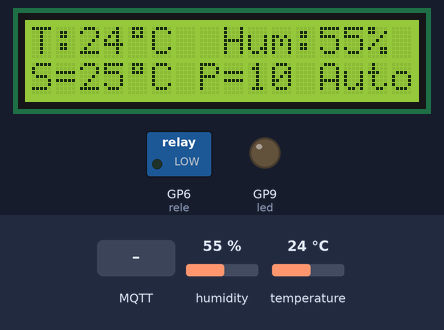
The program below on a simulated Raspberry Pi Pico running MicroPython. Parts: 16×2 character LCD, switched loads named in the program (green lamp = pin HIGH), output pins drawn as LEDs (lit = HIGH). The inputs (shaded band) are chosen by the test bench; at power-on: humidity 55 %, temperature 24 °C. WiFi joins after 1.5 s; files the program writes start out absent; no MQTT or app messages arrive unless stated; values from a settings file that is not in the repository are placeholders; files that are not in the repository are absent; library files of the repository ran but are not shown: lcd_api.py, pico_i2c_lcd.py; what the program prints to the serial console is not drawn.

Above: at 4.2 s.
4.3 s: MQTT message "0" arrives on the first subscribed topic
At 5.0 s:
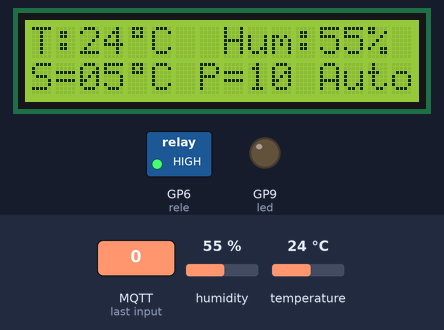
5.8 s: humidity set to 22 %
At 14.3 s:
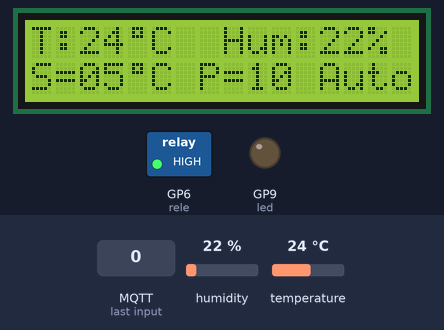
15.1 s: temperature set to 12 °C
At 24.9 s:
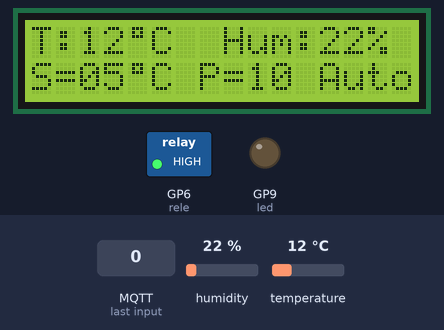
25.2 s: MQTT message "1" arrives on the first subscribed topic
At 25.8 s:
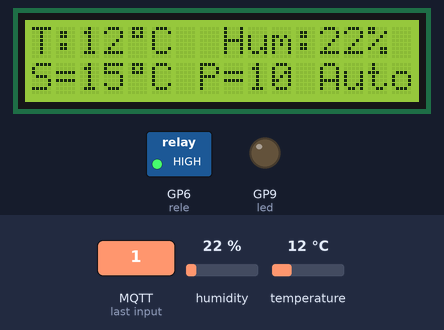
26.7 s: humidity set to 40 %
At 34.6 s:
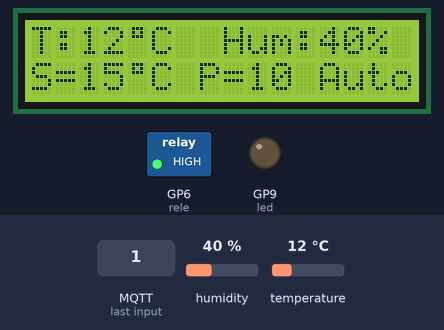
35.2 s: temperature set to 19 °C
At 44.2 s:
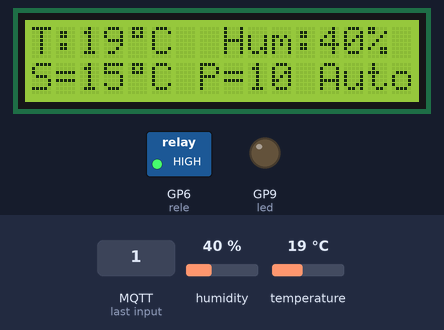
Timing chart, 0 to 45.7 s (numbered marks = the images above; inputs shaded):
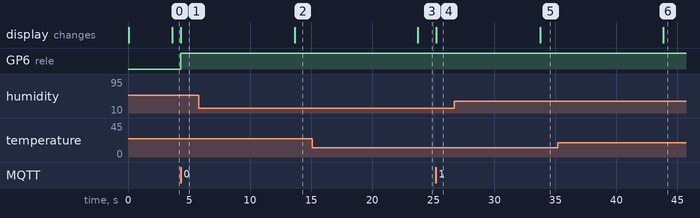

Measured:
- after the input at 4.3 s, GP6 (rele): LOW → HIGH at once; the display: changes at once (image 1)
- after the input at 5.8 s, the display: changes after 7.9 s (image 2)
- after the input at 15.1 s, the display: changes after 8.6 s (image 3)
- after the input at 25.2 s, the display: changes at once (image 4)
- after the input at 26.7 s, the display: changes after 7.1 s (image 5)
- after the input at 35.2 s, the display: changes after 8.6 s (image 6)

The program:

main.py
```python
from mqtt_as import MQTTClient, config
import asyncio
import ujson as json
import machine, dht, network, time
from settings import SSID, password, BROKER, MQTT_USR, MQTT_PASS

#asignacion de pines
rele = machine.Pin(6, machine.Pin.OUT)
led = machine.Pin(9, machine.Pin.OUT)
sensor = dht.DHT11(machine.Pin(15))


from machine import I2C
from lcd_api import LcdApi
from pico_i2c_lcd import I2cLcd

I2C_ADDR     = 0x3f
I2C_NUM_ROWS = 2
I2C_NUM_COLS = 16

i2c = I2C(0, sda=machine.Pin(0), scl=machine.Pin(1), freq=400000)
lcd = I2cLcd(i2c, I2C_ADDR, I2C_NUM_ROWS, I2C_NUM_COLS)
#lcd.putstr("It Works!")
lcd.custom_char(0, bytearray([  0x0E, 0x0A, 0x0E, 0x00, 0x00, 0x00, 0x00, 0x00]))


#variables globales
global setpoint, periodo, modo, estado_rele, temperatura, humedad

# credenciales para el broker MQTT
config['server'] = BROKER
config['port'] = 23814
config['ssl'] = True
config['ssid'] = SSID
config['wifi_pw'] = password
config['user'] = MQTT_USR
config['password'] = MQTT_PASS

# Obtener ID único
id = "".join("{:02X}".format(b) for b in machine.unique_id())

CONFIG_FILE = "config.json"

async def cargar_config():
    global setpoint, periodo, modo, estado_rele
    try:
        with open(CONFIG_FILE, "r") as f:
            data = json.load(f)
            setpoint = data.get("setpoint", 25)
            periodo = data.get("periodo", 10)
            modo = data.get("modo", 1)
            estado_rele = data.get("estado_rele", 0)
        print("Configuracion cargada correctamente.")
    except (OSError, ValueError) as e:
        print(f"Error al cargar configuracion: {e}")
        setpoint, periodo, modo, estado_rele = 25, 10, 1, 0
        asyncio.create_task(guardar_config())

asyncio.create_task(cargar_config())

async def guardar_config():
    try:
        data = {
            "setpoint": setpoint,
            "periodo": periodo,
            "modo": modo,
            "estado_rele": estado_rele
        }
        with open(CONFIG_FILE, "w") as f:
            json.dump(data, f)
        print("Configuracion guardada correctamente.")
    except Exception as e:
        print(f"Error al guardar configuracion: {e}")

# Conexión WiFi
wlan = network.WLAN(network.STA_IF)
wlan.active(True)
wlan.connect(SSID, password)

print("Conectando a WiFi...")
max_wait = 10
while max_wait > 0:
    if wlan.status() < 0 or wlan.status() >= 3:
        break
    max_wait -= 1
    print("Esperando conexion...")
    time.sleep(1)

if wlan.status() != 3:
    raise RuntimeError("Error en la conexion de red")
else:
    print("Conectado a WiFi")
    print("Direccion IP:", wlan.ifconfig()[0])


# manejo de conexion y subscripciones
async def conexion(client):
    while True:
        await client.up.wait()
        client.up.clear()
        for sub in ["setpoint", "periodo", "destello", "modo", "rele"]:
            await client.subscribe(f"{id}/{sub}", 1)


#recepcion de mensajes
async def mensajes(client):
    async for topic, msg, retained in client.queue:

        global setpoint, periodo, modo, estado_rele

        mensaje = msg.decode()
        subtopic = topic.decode().split("/")[-1]
        print(f"Mensaje recibido: {subtopic} = {mensaje}")

        if subtopic == "setpoint":
            try:
                setpoint = int(mensaje)
            except:
                print("Error en el tipo de la variable. Espera un entero.")
            asyncio.create_task(control_rele())
            asyncio.create_task(guardar_config())

        elif subtopic == "periodo":
            try:
                periodo = int(mensaje)
            except:
                print("Error en el tipo de la variable. Espera un entero.")
            asyncio.create_task(guardar_config())

        elif subtopic == "modo":
            try:
                modo = int(mensaje)
            except:
                print("Error en el tipo de la variable. Espera un entero.")
            asyncio.create_task(control_rele())
            asyncio.create_task(guardar_config())

        elif subtopic == "rele":
            try:
                estado_rele = int(mensaje)
            except:
                print("Error en el tipo de la variable. Espera un entero.")
            asyncio.create_task(control_rele())
            asyncio.create_task(guardar_config())

        elif subtopic == "destello":
            asyncio.create_task(destellar_led())

        asyncio.create_task(display())


async def control_rele():
    if modo == 1:  # Automático
        rele.value(temperatura > setpoint)
    else:  # Manual
        rele.value(estado_rele)


# parpadear led
async def destellar_led():
    for _ in range(10):
        led.on()
        await asyncio.sleep(0.2)
        led.off()
        await asyncio.sleep(0.2)


async def display():
    lcd.move_to(0, 0)
    lcd.putstr("T:"+str(temperatura))
    lcd.move_to(4, 0)
    lcd.putchar(chr(0))
    lcd.move_to(5, 0)
    lcd.putstr("C  Hum:"+str(humedad)+"%")
    lcd.move_to(0, 1)
    if (modo):
        lcd.putstr("S="+str(setpoint))
        lcd.move_to(4, 1)
        lcd.putchar(chr(0))
        lcd.move_to(5, 1)
        lcd.putstr("C P="+str(periodo)+" Auto")
    else:
        lcd.putstr("S="+str(setpoint))
        lcd.move_to(4, 1)
        lcd.putchar(chr(0))
        lcd.move_to(5, 1)
        if periodo<10:
            lcd.putstr("C P="+str(periodo)+" R="+str(estado_rele)+"  ")
        elif periodo<100:
            lcd.putstr("C P="+str(periodo)+" R="+str(estado_rele)+" ")
        else:
            lcd.putstr("C P="+str(periodo)+" R="+str(estado_rele))


async def main(client):

    await client.connect()

    asyncio.create_task(conexion(client))
    asyncio.create_task(mensajes(client))
    asyncio.create_task(control_rele())

    global temperatura, humedad

    while True:

        try:
            sensor.measure()
            temperatura = sensor.temperature()
            humedad = sensor.humidity()
            print(f"Temp: {temperatura}, Hum: {humedad}")
        except OSError:
            print("Error leyendo el sensor")
            temperatura = 0
            humedad = 0

        data = {
            "temperatura": temperatura,
            "humedad": humedad,
            "setpoint": setpoint,
            "periodo": periodo,
            "modo": modo
        }

        asyncio.create_task(display())

        await client.publish(id, json.dumps(data), qos=1)
        await asyncio.sleep(periodo)

# Configurar MQTT
config["queue_len"] = 1  # Use event interface with default queue size
MQTTClient.DEBUG = True  # Optional: print diagnostic messages
client = MQTTClient(config)


try:
    asyncio.run(main(client))
finally:
    client.close()
```
